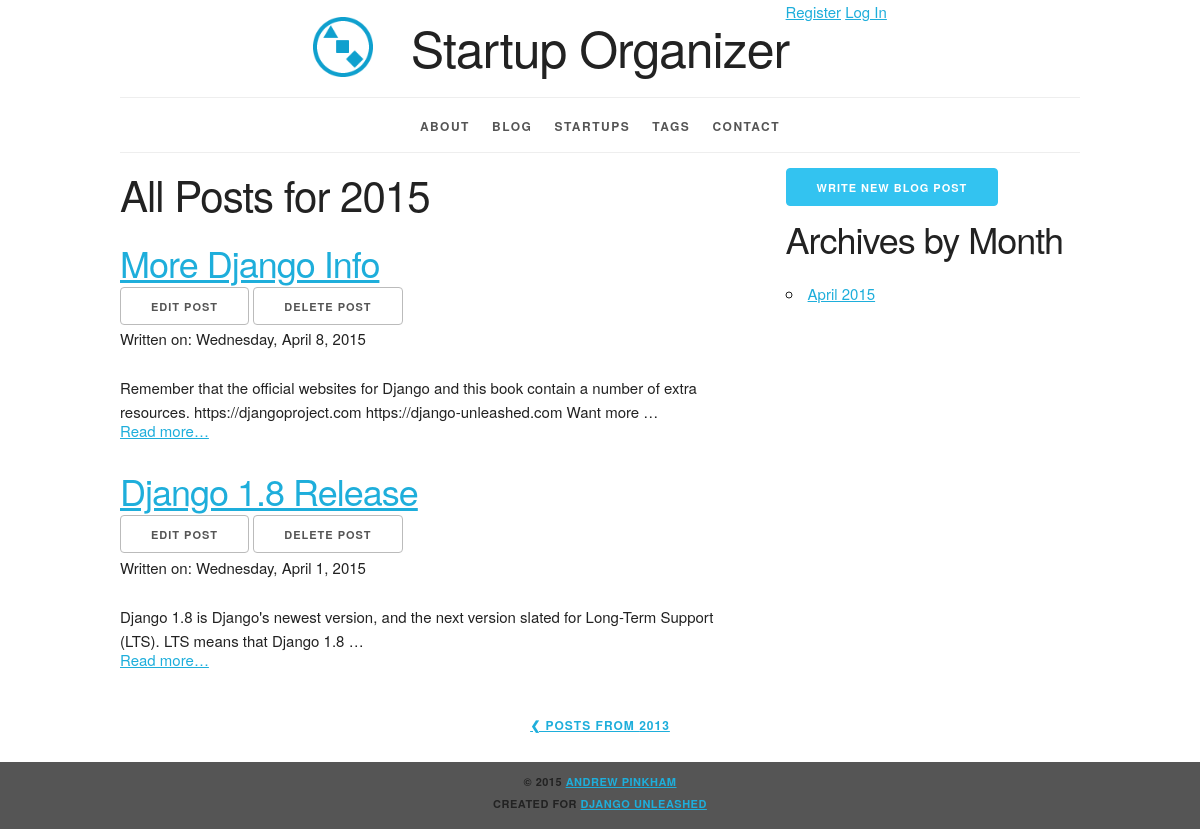
The app's page /blog/2015/ with its own data.
### blog/models.py (models this page shows, shortened)
class Post(models.Model):
    title = models.CharField(max_length=63)
    slug = models.SlugField(
        max_length=63,
        help_text='A label for URL config',
        unique_for_month='pub_date')
    author = models.ForeignKey(
        settings.AUTH_USER_MODEL,
        related_name='blog_posts')
    text = models.TextField()
    pub_date = models.DateField(
        'date published',
        auto_now_add=True)
    tags = models.ManyToManyField(
        Tag,
        blank=True,
        related_name='blog_posts')
    startups = models.ManyToManyField(
        Startup,
        blank=True,
        related_name='blog_posts')
    objects = PostManager()
    class Meta:
        verbose_name = 'blog post'
        ordering = ['-pub_date', 'title']
        get_latest_by = 'pub_date'
        permissions = (
            ("view_future_post",
             "Can view unpublished Post"),
        )
    def get_absolute_url(self):
        return reverse(
            'blog_post_detail',
            kwargs={'year': self.pub_date.year,
                    'month': self.pub_date.month,
                    'slug': self.slug})
    def get_delete_url(self):
        return reverse(
            'blog_post_delete',
            kwargs={'year': self.pub_date.year,
                    'month': self.pub_date.month,
                    'slug': self.slug})
    def get_update_url(self):
        return reverse(
            'blog_post_update',
            kwargs={'year': self.pub_date.year,
                    'month': self.pub_date.month,
                    'slug': self.slug})
    def natural_key(self):
        return (
            self.pub_date,
            self.slug)
    natural_key.dependencies = [
        'organizer.startup',
        'organizer.tag',
        'user.user',
    ]

### blog/views.py (the view)
class PostArchiveYear(
        AllowFuturePermissionMixin,
        YearArchiveView):
    model = Post
    date_field = 'pub_date'
    make_object_list = True

### blog/utils.py (called while the page is built)
    def get_allow_future(self):
        return self.request.user.has_perm(
            'blog.view_future_post')

### blog/templates/blog/post_archive_year.html (shortened to what this page needs)
{% extends parent_template|default:"blog/base_blog.html" %}
{% block content %}
<div class="row">
  <div class="eight columns">
    <h2>All Posts for {{ year|date:"Y" }}</h2>
    {% for post in post_list %}
      <article class="list-item">
        <header>
          <h3>
            <a href="{{ post.get_absolute_url }}">
              {{ post.title|title }}
          </a></h3>
            <ul class="inline">
                <li>
                  <a
                      href="{{ post.get_update_url }}"
                      class="button">
                    Edit Post</a></li>
                <li>
                  <a
                      href="{{ post.get_delete_url }}"
                      class="button">
                    Delete Post</a></li>
            </ul>
          <p>
            Written on:
            <time datetime="{{ post.pub_date|date:"Y-m-d" }}">
              {{ post.pub_date|date:"l, F j, Y" }}
            </time>
          </p>
        </header>
        <p>{{ post.text|truncatewords:20 }}</p>
        <p class="read-more">
          <a href="{{ post.get_absolute_url }}">
              Read more&hellip;
        </a><p>
      </article>
    {% endfor %}
  </div>
  <div class="desktop four columns">
      <a
        href="{% url 'blog_post_create' %}"
        class="button button-primary">
      Write New Blog Post</a>
    <h3>Archives by Month</h3>
    <ul>
      {% for m in date_list %}
      <li><a href="{% url 'blog_post_archive_month' m|date:"Y" m|date:"n" %}">
          {{ m|date:"F Y" }}</a></li>
      {% endfor %}
    </ul>
  </div>
</div>
<div class="row">
  <div class="twelve columns">
    <ul class="pagination">
      {% if previous_year %}
        <li>
          <a href="{% url 'blog_post_archive_year' previous_year|date:"Y" %}">
            ❮ Posts from {{ previous_year|date:"Y" }}</a>
        </li>
      {% endif %}
    </ul>
  </div>
</div>
{% endblock %}

### static/site/skeleton.css (style rules this page uses)
.column, .columns { width: 100%; float: left; box-sizing: border-box; }
@media (min-width: 550px) { .column, .columns { margin-left: 4%; } }
@media (min-width: 550px) { .column:first-child, .columns:first-child { margin-left: 0; } }
@media (min-width: 550px) { .four.columns { width: 30.6666666667%; } }
@media (min-width: 550px) { .eight.columns { width: 65.3333333333%; } }
@media (min-width: 550px) { .twelve.columns { width: 100%; margin-left: 0; } }
html { font-size: 62.5%; }
body { font-size: 1.5em; line-height: 1.6; font-weight: 400; font-family: "Raleway", "HelveticaNeue", "Helvetica Neue", Helvetica, Arial, sans-serif; color: #222; }
h1, h2, h3, h4, h5, h6 { margin-top: 0; margin-bottom: 2rem; font-weight: 300; }
h2 { font-size: 3.6rem; line-height: 1.25; letter-spacing: -.1rem; }
h3 { font-size: 3.0rem; line-height: 1.3; letter-spacing: -.1rem; }
@media (min-width: 550px) { h2 { font-size: 4.2rem; } }
@media (min-width: 550px) { h3 { font-size: 3.6rem; } }
p { margin-top: 0; }
a { color: #1EAEDB; }
.button, button, input[type="submit"], input[type="reset"], input[type="button"] { display: inline-block; height: 38px; padding: 0 30px; color: #555; text-align: center; font-size: 11px; font-weight: 600; line-height: 38px; letter-spacing: .1rem; text-transform: uppercase; text-decoration: none; white-space: nowrap; background-color: transparent; border-radius: 4px; border: 1px solid #bbb; cursor: pointer; box-sizing: border-box; }
.button.button-primary, button.button-primary, input[type="submit"].button-primary, input[type="reset"].button-primary, input[type="button"].button-primary { color: #FFF; background-color: #33C3F0; border-color: #33C3F0; }
ul { list-style: circle inside; }
ol, ul { padding-left: 0; margin-top: 0; }
li { margin-bottom: 1rem; }
button, .button { margin-bottom: 1rem; }
pre, blockquote, dl, figure, table, p, ul, ol, form { margin-bottom: 2.5rem; }
.container:after, .row:after, .u-cf { content: ""; display: table; clear: both; }

### static/site/style.css (style rules this page uses)
.desktop { display: none; }
@media (min-width: 550px) { .desktop { display: block; } }
html { height: 100%; background-color: #555; }
body { background-color: white; }
article h3 { margin: 0; padding: 0; }
.read-more { padding: 0; margin: -2em 0 0; }
.inline { list-style-type: none; padding: 0; margin: 0 0 -0.5em; }
.inline li { display: inline; }
.pagination li { display: inline-block; padding: 0; margin: 0 1em; font-weight: 600; text-transform: uppercase; font-size: 1.2rem; letter-spacing: .10rem; }
.pagination { margin: 0; padding: 1em 0; list-style-type: none; text-align: center; }

### records on screen
Post: title "More Django Info", pub_date "Wednesday, April 8, 2015", text "Remember that the official websites for Django and this book contain a number of extra resources. https://djangoproject.com https://django-unleashed.com Want more …"
Post: title "Django 1.8 Release", pub_date "Wednesday, April 1, 2015", text "Django 1.8 is Django's newest version, and the next version slated for Long-Term Support (LTS). LTS means that Django 1.8 …"

### other values on screen
{{ year|date:"Y" }} "2015"
{{ m|date:"F Y" }} "April 2015"
{{ previous_year|date:"Y" }} "2013"
